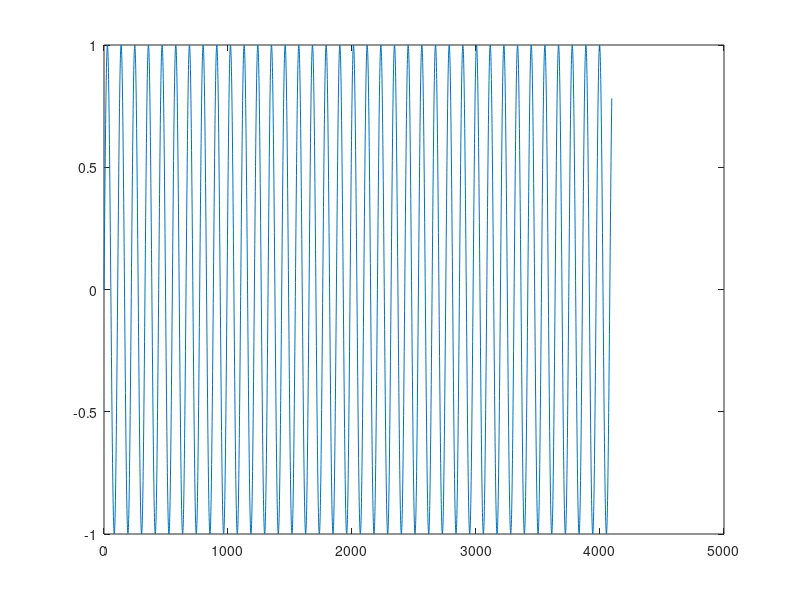

This figure's MATLAB source: (Note: this script raises an error after producing the figure.)
% Parameters
f = 400;  % Hz 
m = 12; % length of signal
Fs = 44100; % sampling freq
T = 1 / Fs; % sample rate
L = 2^m;             % Length of signal   
t = (0:L-1)*T;        % Time vector
xg = sin(2*pi*f*t);
% generate sine wave
y = zeros(size(xg)); % used for any imaginary values (not needed)   
plot(Fs*t,xg)

dir = 1;
% call fft converted from C
[xout, y] = FFT(dir, m, xg, y); % Forward transform
% x stores the resulting FFT, to be used to grab max bin amplitude
%
dir = -1; % reverse and generate the og wave
[xr, y] = FFT(dir, m, xout, y); % reverse tranform 
display("Max bin frequency: " + find(abs(xout) == max(abs(xout)))) % find the max bin
display("Bin value: " + max(xout))
% Play the original sound
sound(xg, Fs);

% play the reproduced sound
sound(xr, Fs);

% Plot the magnitude spectrum
figure;
plot(Fs/L*(0:L-1),abs(xout),"LineWidth",3)
title("Complex Magnitude of fft Spectrum")
xlabel("f (Hz)")
ylabel("|fft(dir,m,x,y)|")

% output 440 Hz xg to a file for vitis input data
filePath = 'xinput.h';

% Open the file for writing
fileID = fopen(filePath, 'w');

% Check if the file was opened successfully
if fileID == -1
    error('Could not open the file for writing');
end
last = 2^m;
% write with delims
fprintf(fileID, 'double x[] = {');
fprintf(fileID, '%.4f,\n', xg(1:last-1)); % write all but last
fprintf(fileID, '%.4f', xg(last));  % write last element
fprintf(fileID, '};\n');

fclose(fileID);

disp('Vector successfully written to the file.');
